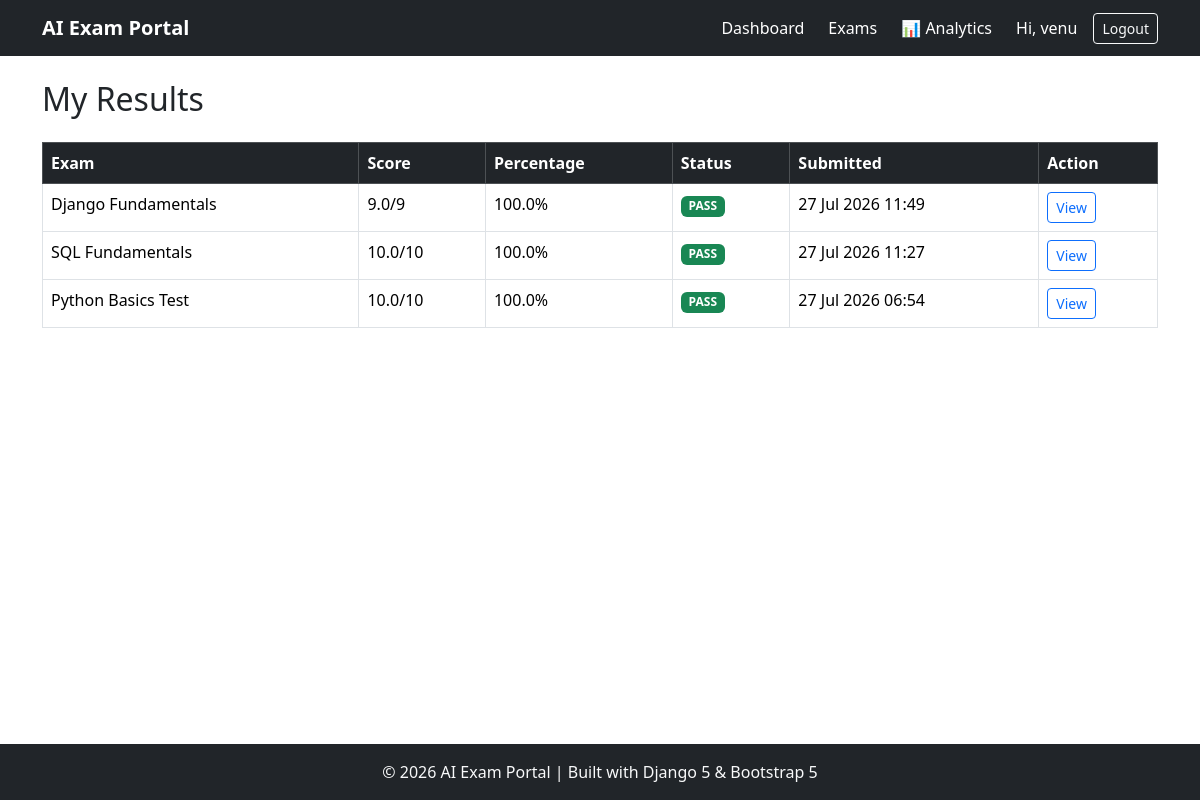
The page /exams/results/ (signed in) on the database its author committed.
### exams/models.py (models this page shows, shortened)
class ExamAttempt(models.Model):
    student = models.ForeignKey(
        User,
        on_delete=models.CASCADE,
        related_name="exam_attempts"
    )
    exam = models.ForeignKey(
        Exam,
        on_delete=models.CASCADE,
        related_name="attempts"
    )
    started_at = models.DateTimeField(
        auto_now_add=True
    )
    submitted_at = models.DateTimeField(
        null=True,
        blank=True
    )
    score = models.FloatField(
        default=0
    )
    total_marks = models.PositiveIntegerField(
        default=0
    )
    is_submitted = models.BooleanField(
        default=False
    )
    class Meta:
        ordering = ['-started_at']
        constraints = [
            models.UniqueConstraint(
                fields=[
                    'student',
                    'exam'
                ],
                condition=Q(
                    is_submitted=True
                ),
                name="unique_submitted_attempt"
            )
        ]
    @property
    def percentage(self):
        if self.total_marks == 0:
            return 0
        return round(
            (self.score / self.total_marks) * 100,
            2
        )

class Exam(models.Model):
    DIFFICULTY_CHOICES = [
        ('Easy', 'Easy'),
        ('Medium', 'Medium'),
        ('Hard', 'Hard'),
    ]
    title = models.CharField(max_length=200)
    subject = models.CharField(max_length=100)
    description = models.TextField(blank=True)
    duration_minutes = models.PositiveIntegerField(default=30)
    negative_marking = models.BooleanField(
        default=False,
        help_text="Enable negative marking for incorrect answers."
    )
    negative_marks = models.FloatField(
        default=0.25,
        help_text="Marks deducted for each incorrect answer."
    )
    difficulty = models.CharField(
        max_length=10,
        choices=DIFFICULTY_CHOICES
    )
    created_by = models.ForeignKey(
        User,
        on_delete=models.CASCADE
    )
    created_at = models.DateTimeField(
        auto_now_add=True
    )
    class Meta:
        ordering = ['-created_at']

### exams/views.py (the view)
class ResultListView(LoginRequiredMixin,View):
    template_name="exams/result_list.html"
    def get(self,request):
        attempts = ExamAttempt.objects.filter(
            student=request.user,
            is_submitted=True
        ).select_related(
            "exam"
        )
        return render(
            request,
            self.template_name,
            {
                "attempts":attempts
            }
        )

### templates/exams/result_list.html (shortened to what this page needs)
{% extends 'base.html' %}
{% block content %}
<h2 class="mb-4">My Results</h2>
<table class="table table-bordered table-hover">
    <thead class="table-dark">
        <tr>
            <th>Exam</th>
            <th>Score</th>
            <th>Percentage</th>
            <th>Status</th>
            <th>Submitted</th>
            <th>Action</th>
        </tr>
    </thead>
    <tbody>
        {% for attempt in attempts %}
            <tr>
                <td>{{ attempt.exam.title }}</td>
                <td>{{ attempt.score }}/{{ attempt.total_marks }}</td>
                <td>{{ attempt.percentage }}%</td>
                <td>
                    {% if attempt.percentage >= 40 %}
                        <span class="badge bg-success">PASS</span>
                    {% else %}
                        <span class="badge bg-danger">FAIL</span>
                    {% endif %}
                </td>
                <td>{{ attempt.submitted_at|date:"d M Y H:i" }}</td>
                <td>
                    <a href="{% url 'result_detail' attempt.id %}"
                       class="btn btn-sm btn-outline-primary">
                        View
                    </a>
                </td>
            </tr>
        {% empty %}
            <tr>
                <td colspan="6" class="text-center">
                    No results found.
                </td>
            </tr>
        {% endfor %}
    </tbody>
</table>
{% endblock %}

### templates/base.html (shortened to what this page needs)
<!DOCTYPE html>
<html lang="en">
<head>
    <link href="https://cdn.jsdelivr.net/npm/bootstrap@5.3.3/dist/css/bootstrap.min.css" rel="stylesheet">
    <link rel="stylesheet"
          href="https://cdn.jsdelivr.net/npm/bootstrap-icons@1.11.3/font/bootstrap-icons.min.css">
</head>
<body class="d-flex flex-column min-vh-100">
<nav class="navbar navbar-expand-lg navbar-dark bg-dark">
    <div class="container">
        <a class="navbar-brand fw-bold" href="/">
            AI Exam Portal
        </a>
        <div class="collapse navbar-collapse" id="mainNavbar">
            <div class="navbar-nav ms-auto align-items-lg-center gap-lg-2">
                <a href="{% url 'dashboard' %}"
                   class="nav-link text-white">
                    Dashboard
                </a>
                <a href="{% url 'exam_list' %}"
                   class="nav-link text-white">
                    Exams
                </a>
                <a href="{% url 'performance_analytics' %}"
                   class="nav-link text-white">
                    📊 Analytics
                </a>
                {% if user.is_authenticated %}
                    <span class="nav-link text-white">
                        Hi, {{ user.username }}
                    </span>
                    <form method="post"
                          action="{% url 'logout' %}"
                          class="d-lg-inline">
                        <button type="submit"
                                class="btn btn-outline-light btn-sm w-100 w-lg-auto">
                            Logout
                        </button>
                    </form>
                {% endif %}
            </div>
        </div>
    </div>
</nav>
<main class="container py-4 flex-grow-1">
    {% block content %}{% endblock %}
</main>
<footer class="bg-dark text-light text-center py-3 mt-auto">
    <p class="mb-0">
        © 2026 AI Exam Portal | Built with Django 5 & Bootstrap 5
    </p>
</footer>
</body>
</html>

### rows shown on the page
ExamAttempt: exam "Django Fundamentals", score "9.0", total_marks "9", percentage "100.0", shows "PASS", submitted_at "27 Jul 2026 11:49"
ExamAttempt: exam "SQL Fundamentals", score "10.0", total_marks "10", percentage "100.0", shows "PASS", submitted_at "27 Jul 2026 11:27"
ExamAttempt: exam "Python Basics Test", score "10.0", total_marks "10", percentage "100.0", shows "PASS", submitted_at "27 Jul 2026 06:54"

### other values the page prints
{{ user.username }} "venu"
